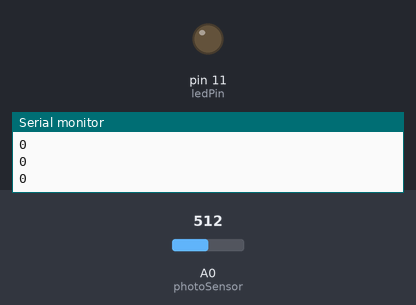
A sketch run on a simulated Arduino Uno, built with avr-gcc and run on an emulated ATmega328P. Shown: output pins drawn as LEDs (lit = HIGH), the last lines printed to the serial monitor. The inputs (shaded band) are chosen by the test bench; at power-on: A0 (photoSensor) = 512.

Above: at 1.2 s.
1.3 s: A0 (photoSensor) set to 790
At 1.6 s:
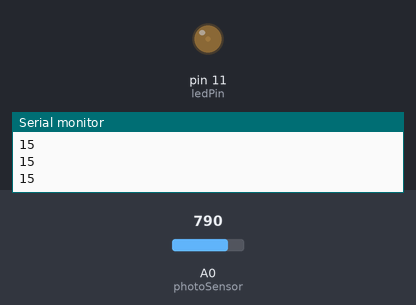
2.8 s: A0 (photoSensor) set to 900
At 4.0 s:
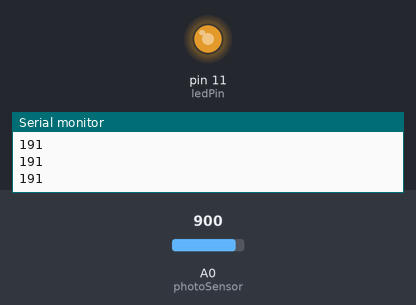
4.3 s: A0 (photoSensor) set to 950
At 5.4 s:
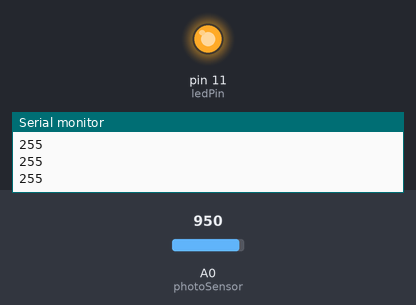
Timing chart, 0 to 7.3 s (numbered marks = the images above; inputs shaded):
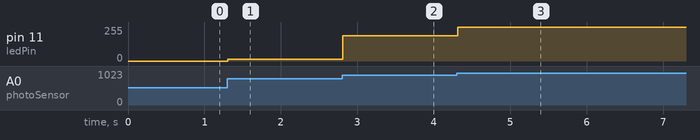

The sketch:

ldr.ino
```cpp
int photoSensor = 0; // Pin analogico para la fotoresistencia
int ledPin=11;    // Pin al que se conecta el LED
int valor;     //define una variable en la que haremos los cálculos
int min = 780;  //Variable de calibrado valor minimo.
int max = 940;  //Variable de calibrado valor maximo.

void setup()
{
  pinMode( ledPin, OUTPUT ); // Establece el pin del LED como salida.
  Serial.begin(9600);       // Establecemos la comunicacion serie a 9600 Baudios.
}

void loop()
{
  valor = analogRead(photoSensor); //Leemos el valor de la fotocelula.
  valor = map(valor, min, max, 0, 255); //Mapeamos el valor al rango 0-255.
  valor = constrain(valor, 0, 255); //Evitamos valores fuera de rango.
  analogWrite(ledPin, valor);  //Enviamos el valor analogico al pin 11.

  Serial.println(valor);  //Enviamos el valor al puerto serie.

  // Hacemos una pequeña pausa.

  delay(100);
}
```

Measured:
- after the input at 1.3 s, pin 11 (ledPin): 0/255 → 15/255 at once
- after the input at 2.8 s, pin 11 (ledPin): 15/255 → 191/255 at once
- after the input at 4.3 s, pin 11 (ledPin): 191/255 → 255/255 at once
